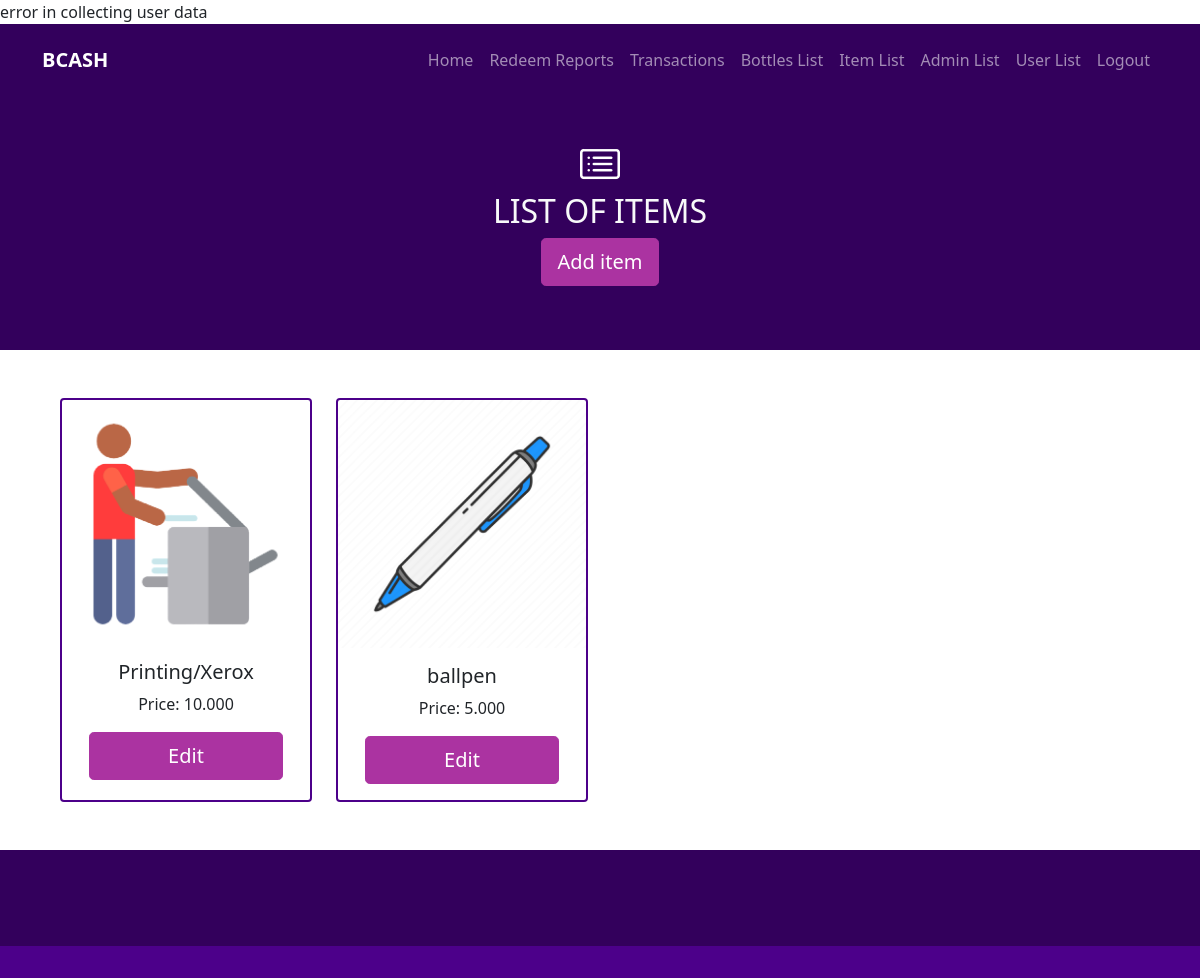
Before: /itemlist.php with the older database file.
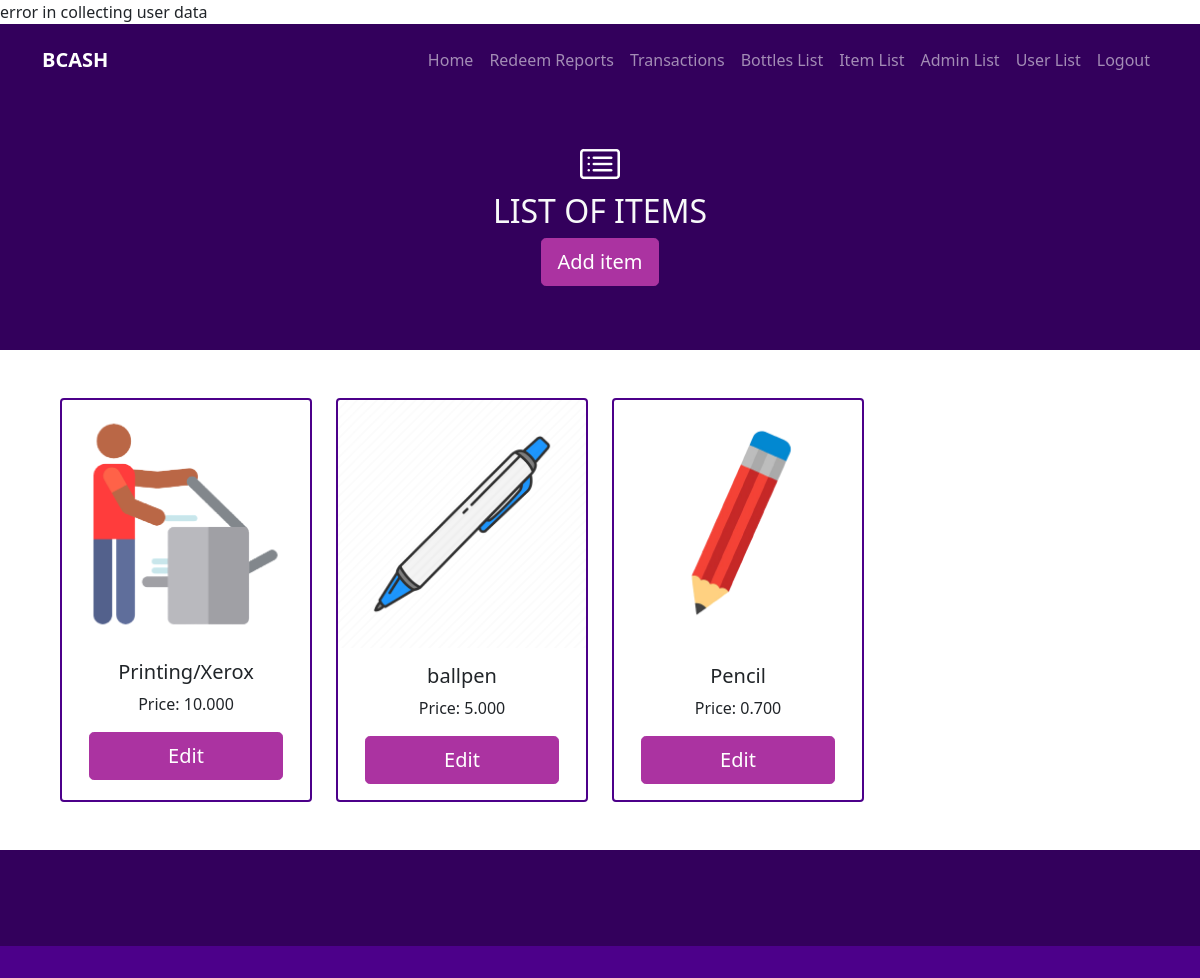
After: the same page with the newer database file.
### tables this page shows
CREATE TABLE `shop_items` (
  `item_id` int(11) NOT NULL,
  `item_name` varchar(50) NOT NULL,
  `item_price` decimal(50,3) NOT NULL,
  `item_stock` int(11) NOT NULL,
  `item_img` varchar(50) NOT NULL
);

### mydb.php (called while the page is built, shortened)
<?php
class myDb {
    private $link;
    function __construct(){
        $this->host = "localhost";
        $this->username = "root";
        $this->password = "";
        $this->database = "bcash";
        $this->link = mysqli_connect($this->host, $this->username, $this->password, $this->database);
    }
    public function get_Shop_items(){
        $records = array();
        $sql = $this->link->prepare("SELECT * FROM shop_items");
        $sql->execute();
        $result = $sql->get_result();
        if($result->num_rows > 0){
            while($row = $result->fetch_assoc()){
                $records[] = [
                    'item_id' => $row['item_id'],
                    'item_name' => $row['item_name'],
                    'item_price' => $row['item_price'],
                    'item_stock' => $row['item_stock'],
                    'item_img' => $row['item_img']
                ];
            }
        }
        else{
            $records = null;
        }
        return $records;
    }
}

### itemlist.php (the view, shortened to what this page needs)
<?php
require "mydb.php";
$mydb = new myDb;
?>
<!doctype html>
<html lang="en">
  <head>
    <link href="sass/main.css" rel="stylesheet">
    <link rel="stylesheet" href="https://cdn.jsdelivr.net/npm/bootstrap-icons@1.3.0/font/bootstrap-icons.css">
    <link rel="stylesheet" type="text/css" href="css/style.css">
  </head>
  <body>
    <?php
        include 'nav_admin.php';
    ?>
    <section class=" bg-dark p-5">
        <div class="container">
            <div class="h1 text-white text-center">
                <i class="bi bi-card-list"></i>
            </div>
            <h2 class="text-light text-center">
                LIST OF ITEMS
            </h2>
            <p class="lead text-center">
                <button type="button" class="btn btn-secondary btn-lg addbtn" data-bs-toggle="modal" data-bs-target="#modaladdItem">
                    Add item
                </button>
            </p>
        </div>
    </section>
    <section class="p-5">
        <div class="container">
            <div class="row row-cols-1 row-cols-md-4 text-center g-4">
            <?php
                $records = $mydb->get_Shop_items();
                if(isset($records)){
                    foreach($records as $rows){
                        $item_id = $rows['item_id'];
                        $modalname = "modaleditBottle".$item_id;
                        $item_name = $rows['item_name'];
                        $item_price = $rows['item_price'];
                        $item_img = $rows['item_img'];
                        echo '
                        <div class="col-md">
                            <div class="card h-100 border border-2 border-primary">
                                <img src="upload_img/'.$item_img.'" class="card-img-top" alt="Print">
                                <div class="card-body">
                                    <h5 class="card-title">'.$item_name.'</h5>
                                    <p class="card-text">Price: '.$item_price.'</p>
                                    <button type="button" class="btn btn-secondary btn-lg editbtn" data-bs-toggle="modal" data-bs-target="#'.$modalname.'">
                                        Edit
                                    </button>
                                </div>
                            </div>
                        </div>
                        ';
                    }
                }
            ?>
            </div>
        </div>
    </section>
    <section class="bg-dark p-5">
    </section>
    <section class="bg-primary p-3">
    </section>
  </body>
</html>

### nav_admin.php (shortened to what this page needs)
<nav class="navbar navbar-expand-lg bg-dark navbar-dark py-3">
    <div class="container">
        <a href="dash_admin.php" class="navbar-brand fw-bold">BCASH</a>
        <div class="collapse navbar-collapse" id="navmenu">
            <ul class="navbar-nav ms-auto">
                <li class="nav-item">
                    <a href="dash_admin.php" class="nav-link">Home</a>
                </li>
                <li class="nav-item">
                    <a href="redeem_report.php" class="nav-link">Redeem Reports</a>
                </li>
                <li class="nav-item">
                    <a href="transac_admin_recycle.php" class="nav-link">Transactions</a>
                </li>
                <li class="nav-item">
                    <a href="bottlelist.php" class="nav-link">Bottles List</a>
                </li>
                <li class="nav-item">
                    <a href="itemlist.php" class="nav-link">Item List</a>
                </li>
                <li class="nav-item">
                    <a href="admin_list.php" class="nav-link">Admin List</a>
                </li>
                <li class="nav-item">
                    <a href="user_list.php" class="nav-link">User List</a>
                </li>
                <li class="nav-item">
                    <a href="login.php" class="nav-link" data-bs-toggle="modal" data-bs-target="#modallogout">
                        Logout
                    </a>
                </li>
            </ul>
        </div>
    </div>
</nav>

### css/style.css (style rules this page uses)
* { margin: 0; padding: 0; }
.editbtn { width: 90%; }

Changed rows visible on the page:
added shop_items: item_img (picture), item_name "Pencil", item_price "0.700"
